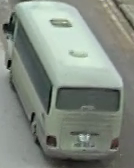
#> input picture data/bus/20170323.0720-0735_300.png_0.png, 134 x 168 px; its folder holds only this picture in this run
$ jupyter execute --allow-errors classification.ipynb
#> lines starting #> are read from the running program, lines starting #| are printed output that depends on the picture
[cell 1]
import cv2
import numpy as np
import os
import glob
import pickle
import argparse
from sklearn.cluster import KMeans
from sklearn.svm import SVC
from sklearn.preprocessing import StandardScaler
from sklearn.model_selection import train_test_split
from scipy.spatial.distance import cdist

# Cek versi OpenCV untuk inisialisasi SIFT yang tepat
# (Agar kompatibel dengan logika sift_extractors.py Anda di berbagai versi OpenCV)
def get_sift():
    try:
        return cv2.SIFT_create()
    except AttributeError:
        return cv2.xfeatures2d.SIFT_create()

print("Libraries loaded successfully.")

[cell 2]
def imread_img(path_image):
    # Membaca gambar (default OpenCV baca sebagai BGR)
    img = cv2.imread(path_image)
    return img

def label_image(path_to_data):
    list_label = os.listdir(path_to_data)

    # Hindari file sistem tersembunyi (seperti .ipynb_checkpoints)
    list_label = [l for l in list_label if not l.startswith('.')]

    label2id = {}
    for id_, value in enumerate(list_label):
        label2id[value] = id_

    data_train = []
    data_label = []

    print(f"Loading data from: {path_to_data}")
    print(f"Found labels: {list_label}")

    for label in list_label:
        # Mengambil semua file dalam folder label
        # Menambahkan dukungan ekstensi umum jpg/png
        search_path = os.path.join(path_to_data, label, '*')
        files = glob.glob(search_path)

        print(f"Processing {label}: found {len(files)} images")

        for img_path in files:
            image = imread_img(img_path)

            # Pastikan gambar terbaca (tidak None)
            if image is not None:
                label_image = label2id[label]
                data_train.append(image)
                data_label.append(label_image)
            else:
                print(f"Warning: Could not read image {img_path}")

    return data_train, data_label, label2id

[cell 3]
def extract_sift_features(list_image):
    image_descriptors = []
    sift = get_sift() # Menggunakan fungsi helper agar kompatibel

    print("Extracting SIFT features...")
    for i, image in enumerate(list_image):
        # Konversi ke grayscale biasanya lebih baik untuk SIFT,
        # tapi kita ikuti kode asli yang menerima input langsung
        gray = cv2.cvtColor(image, cv2.COLOR_BGR2GRAY)
        _, descriptor = sift.detectAndCompute(gray, None)
        image_descriptors.append(descriptor)

    return image_descriptors

def kmean_bow(all_descriptors, num_cluster):
    bow_dict = []

    print(f"Running K-Means clustering with k={num_cluster}...")
    kmeans = MiniBatchKMeans(
        n_clusters=num_cluster,
        batch_size=5000,
        max_iter=300,
        random_state=42,
        verbose=1
    )
    kmeans.fit(all_descriptors)

    bow_dict = kmeans.cluster_centers_

    # Menyimpan dictionary vocabulary jika belum ada
    if not os.path.isfile('bow_dictionary.pkl'):
        pickle.dump(bow_dict, open('bow_dictionary.pkl', 'wb'))
        print("Saved bow_dictionary.pkl")

    return bow_dict

def create_feature_bow(image_descriptors, BoW, num_cluster):
    X_features = []

    print("Creating BoW histograms...")
    for i in range(len(image_descriptors)):
        features = np.array([0] * num_cluster)

        if image_descriptors[i] is not None:
            # Menghitung jarak antara deskriptor gambar dengan vocabulary BoW
            distance = cdist(image_descriptors[i], BoW)

            # Mencari cluster terdekat
            argmin = np.argmin(distance, axis = 1)

            for j in argmin:
                features[j] += 1

            # Normalisasi histogram agar tidak bias oleh jumlah keypoint
            features = features / np.linalg.norm(features) if np.linalg.norm(features) > 0 else features
            X_features.append(features)


    return X_features

[cell 4]
from sklearn.model_selection import train_test_split, GridSearchCV
from sklearn.preprocessing import StandardScaler
from sklearn.pipeline import Pipeline
from sklearn.svm import LinearSVC
from skimage.feature import hog
from scipy.spatial.distance import cdist
import numpy as np
import pickle, os
import cv2
from sklearn.cluster import MiniBatchKMeans

# ================================
# KONFIGURASI
# ================================
DATASET_PATH = "data"
NUM_CLUSTER = 300          # BoW lebih besar untuk fitur lebih kaya
BOW_PATH = "bow_dictionary.pkl"
MODEL_PATH = "sift_hog_linear_svm.sav"

# ================================
# LOAD DATA
# ================================
data_train, label, label2id = label_image(DATASET_PATH)
#> in imread_img, img is the input picture: shape (168, 134, 3); mean B, G, R 128.8, 138.4, 130
#> data_train = 2 items; label = [0, 1]; label2id = {'bus': 0, 'car': 1}
#| Total images loaded: 2

#> (the rest of this cell did not finish here and is left out)

#> the loop in extract_sift_features, `for i, image in enumerate(list_image):` made 2 passes
#> pass 2, in extract_sift_features, `gray = cv2.cvtColor(image, cv2.COLOR_BGR2GRAY)`:
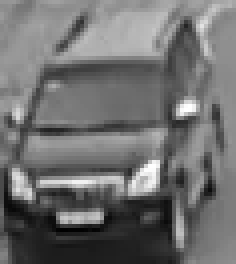
#> gray: shape (66, 59) (shown 4 times larger); min 0, max 255, mean 110.9
#> after the loop in extract_sift_features, `for i, image in enumerate(list_image):`: image_descriptors = 2 items
#> the loop `for d in image_descriptors:` made 2 passes
#> after the loop `for d in image_descriptors:`: all_descriptors = 162 items
#| Total SIFT descriptors: 162
#| Not enough descriptors, adjusting NUM_CLUSTER to 81

    # Kumpulkan semua descriptor untuk K-Means
    all_descriptors = []
    for d in image_descriptors:
        if d is not None:
            all_descriptors.extend(d)

    all_descriptors = np.array(all_descriptors)
    print(f"Total SIFT descriptors: {all_descriptors.shape[0]}")

    # ================================
    # BUILD / LOAD BoW DICTIONARY
    # ================================
    rebuild_bow = True
    if os.path.isfile(BOW_PATH):
        BoW = pickle.load(open(BOW_PATH, "rb"))
        # cek apakah jumlah cluster sama
        if BoW.shape[0] == NUM_CLUSTER:
            print("Using existing BoW dictionary.")
            rebuild_bow = False
        else:
            print("Existing BoW has different cluster size, rebuilding...")

    if rebuild_bow:
        if all_descriptors.shape[0] < NUM_CLUSTER:
            NUM_CLUSTER = max(30, all_descriptors.shape[0] // 2)
            print(f"Not enough descriptors, adjusting NUM_CLUSTER to {NUM_CLUSTER}")
        BoW = kmean_bow(all_descriptors, NUM_CLUSTER)
#> (printed output is left out)
#> (printed output is left out)
#> in kmean_bow, `pickle.dump(bow_dict, open('bow_dictionary.pkl', 'wb'))`:
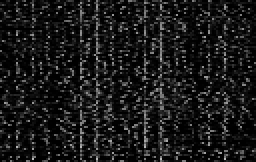
#> bow_dict: shape (81, 128) float32 (shown 2 times larger); min 0, max 186, mean 25.4
#> the loop `for desc in image_descriptors:` made 2 passes
#> norm on passes 1 to 2: 17.18, 9.64
#> pass 1, `dist = cdist(desc, BoW)`:
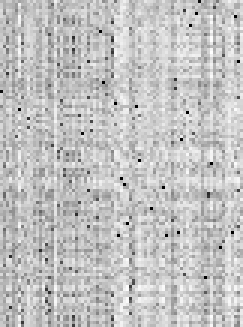
#> dist: shape (109, 81) float64 (shown 3 times larger); min 0, max 683.7, mean 523.1; drawn with min black and max white
#> pass 2, `dist = cdist(desc, BoW)`:
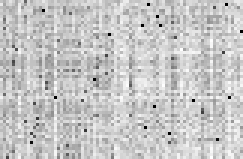
#> dist: shape (53, 81) float64 (shown 3 times larger); min 0, max 661.3, mean 516.1; drawn with min black and max white
#> after the loop `for desc in image_descriptors:`: X_bow = 2 items
#| BoW feature shape: (2, 81)
#> the loop `for img in data_train:` made 2 passes
#> pass 1, `gray_resized = cv2.resize(gray, (128, 64))`:
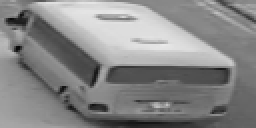
#> gray_resized: shape (64, 128) (shown 2 times larger); min 7, max 234, mean 134.6
#> pass 2, `gray_resized = cv2.resize(gray, (128, 64))`:
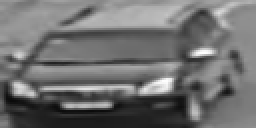
#> gray_resized: shape (64, 128) (shown 2 times larger); min 11, max 254, mean 110.8
#| HOG feature shape: (2, 3780)
#> `y = np.array(label)`: y = [0, 1]
#| Combined feature shape: (2, 3861)
        pickle.dump(BoW, open(BOW_PATH, "wb"))
        print(f"BoW dictionary saved to {BOW_PATH}")

    # ================================
    # BANGUN HISTOGRAM BoW (NORMALIZED)
    # ================================
    print("Building normalized BoW histograms...")
    X_bow = []
    for desc in image_descriptors:
        hist = np.zeros(NUM_CLUSTER, dtype=np.float32)

        if desc is not None:
            dist = cdist(desc, BoW)
            nearest = np.argmin(dist, axis=1)
            for idx in nearest:
                hist[idx] += 1

        # normalisasi L2
        norm = np.linalg.norm(hist)
        if norm > 0:
            hist = hist / norm

        X_bow.append(hist)

    X_bow = np.array(X_bow)
    print("BoW feature shape:", X_bow.shape)

    # ================================
    # EKSTRAK HOG
    # ================================
    print("Extracting HOG features...")
    hog_list = []
    for img in data_train:
        gray = cv2.cvtColor(img, cv2.COLOR_BGR2GRAY)
        gray_resized = cv2.resize(gray, (128, 64))  # konsisten
        feat = hog(
            gray_resized,
            orientations=9,
            pixels_per_cell=(8, 8),
            cells_per_block=(2, 2),
            block_norm='L2-Hys',
            feature_vector=True,
            channel_axis=None
        )
        hog_list.append(feat)

    X_hog = np.array(hog_list)
    print("HOG feature shape:", X_hog.shape)

    # ================================
    # GABUNGKAN SIFT-BoW + HOG
    # ================================
    X_combined = np.hstack([X_bow, X_hog])
    y = np.array(label)
    print("Combined feature shape:", X_combined.shape)

    # ================================
    # TRAIN / VAL SPLIT
    # ================================
    X_train, X_val, y_train, y_val = train_test_split(
        X_combined, y, test_size=0.2, stratify=y, random_state=42
    )

    # ================================
    # PIPELINE + GRIDSEARCH LinearSVM
    # ================================
    pipeline = Pipeline([
        ('scaler', StandardScaler()),
        ('svm', LinearSVC(class_weight='balanced', max_iter=5000))
    ])

    param_grid = {
        'svm__C': [0.1, 0.5, 1, 2, 5, 10],
    }

    grid = GridSearchCV(
        pipeline,
        param_grid,
        cv=5,
        n_jobs=-1,
        verbose=1
    )

    print("Training LinearSVM (SIFT-BoW + HOG)...")
    grid.fit(X_train, y_train)

    print("\nBest Params:", grid.best_params_)
    print("Train Accuracy    : {:.2f}%".format(grid.score(X_train, y_train) * 100))
    print("Validation Accuracy: {:.2f}%".format(grid.score(X_val, y_val) * 100))

    # ================================
    # SAVE MODEL
    # ================================
    pickle.dump(grid.best_estimator_, open(MODEL_PATH, "wb"))
    print(f"\nModel saved to {MODEL_PATH}")
    print("Label Mapping:", label2id)

[cell 5]
from sklearn.metrics import accuracy_score, classification_report, confusion_matrix
import matplotlib.pyplot as plt
import seaborn as sns
import numpy as np
import pickle
import cv2

TEST_PATH = "test_data"

print(f"🚀 Memulai Evaluasi pada '{TEST_PATH}'...")

# ================================
# 1. Load test images
# ================================
#> (the rest of this cell did not finish here and is left out)
